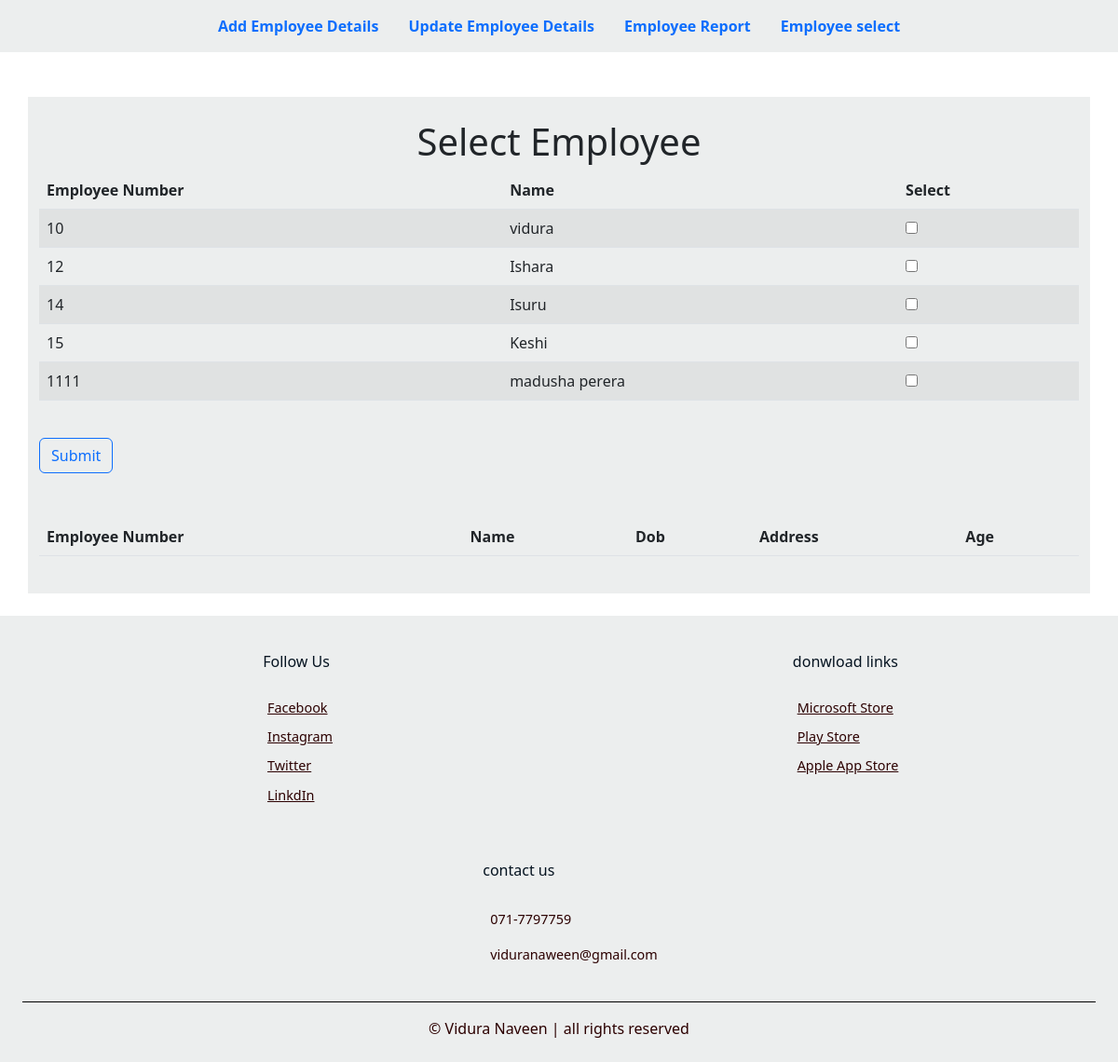
The page /empSelect.php on the database its author committed.
### tables this page shows
CREATE TABLE `tbl_employe` (
  `id` int(100) NOT NULL,
  `name` varchar(250) NOT NULL,
  `dob` date NOT NULL,
  `address` varchar(500) NOT NULL,
  `emp_no` int(100) NOT NULL
);

### empSelect.php (the view, shortened to what this page needs)
<!DOCTYPE html>
<html lang="en">
<head>
    <link rel="stylesheet" href="https://cdn.jsdelivr.net/npm/bootstrap@5.2.3/dist/css/bootstrap.min.css">
    <link rel="stylesheet" href="css/style.css">
</head>
<body>
    <?php
    include_once 'db/dbconnection.php';
    $result = mysqli_query($conn, "SELECT * FROM tbl_employe");
    include 'nav.php';
    ?>
    <br>
    <div class="container">
        <h1 class="text-center">Select Employee</h1>
        <form action="#" method="post">
            <table class="table table-striped">
                <thead>
                    <tr>
                        <th>Employee Number</th>
                        <th>Name</th>
                        <th>Select</th>
                    </tr>
                </thead>
                <tbody>
                    <?php
                    foreach ($result as $data) : ?>
                        <tr>
                            <td><?php echo $data['emp_no'] ?></td>
                            <td><?php echo $data['name'] ?></td>
                            <td>
                                <input type="checkbox" name="selectedid[]" id="" value=<?php echo $data['id'] ?>>
                            </td>
                        </tr>
                    <?php endforeach; ?>
                </tbody>
            </table>
            <br>
            <button type="submit" value="Submit" name="submit" class="btn btn-outline-primary">Submit</button>
        </form>
<br>
<br>
        <table class="table table-striped">
            <thead>
                <tr>
                    <th>Employee Number</th>
                    <th> Name</th>
                    <th>Dob</th>
                    <th>Address</th>
                    <th>Age</th>
                </tr>
            </thead>
 </table>
    </div>
    <?php require_once('footer.php')?>
</body>
</html>

### css/style.css (style rules this page uses)
.container { background-color: #eceeee; margin: 1.5rem; padding: 1.5rem; }

### rows shown on the page
tbl_employe: emp_no "10", name "vidura"
tbl_employe: emp_no "12", name "Ishara"
tbl_employe: emp_no "14", name "Isuru"
tbl_employe: emp_no "15", name "Keshi"
tbl_employe: emp_no "1111", name "madusha perera"
